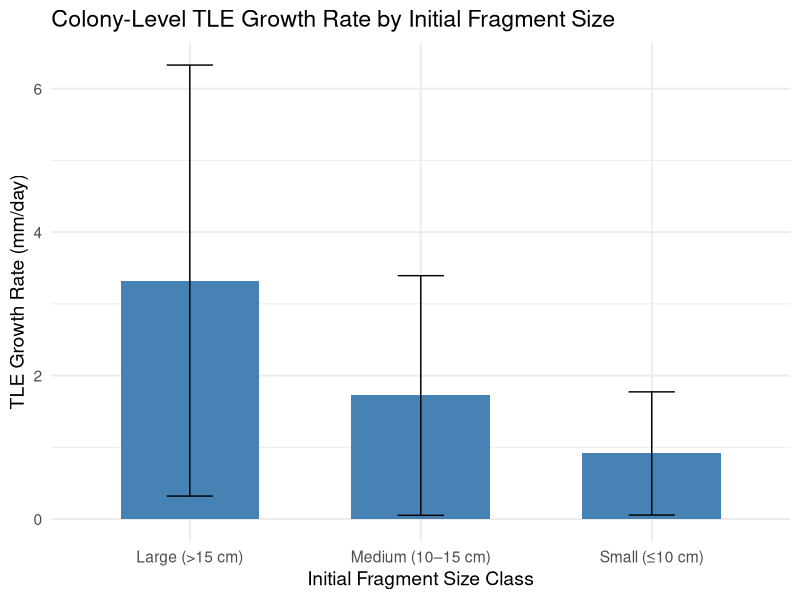

Write the R code that produced this figure.
# Load libraries
library(dplyr)
library(readr)
library(ggplot2)

# Read and clean data
TLEdata <- read_csv("data2/Lirman2014TLE.csv")
names(TLEdata) <- gsub(" ", "_", names(TLEdata))

# Filter and clean numeric columns
nursery_data <- TLEdata %>%
  filter(TYPE == "NURSERY") %>%
  mutate(
    TLE1cm = as.numeric(TLE1cm),
    TLE2cm = as.numeric(TLE2cm),
    NBranches_1 = as.numeric(NBranches_1),
    NBranches2 = as.numeric(NBranches2)
  ) %>%
  filter(!is.na(TLE1cm), !is.na(TLE2cm))

# Assign initial size class
nursery_data <- nursery_data %>%
  mutate(
    size_class = case_when(
      TLE1cm <= 10 ~ "Small (≤10 cm)",
      TLE1cm > 10 & TLE1cm <= 15 ~ "Medium (10–15 cm)",
      TLE1cm > 15 ~ "Large (>15 cm)"
    )
  )

# Calculate non-normalized TLE growth (colony-level)
nursery_data <- nursery_data %>%
  mutate(
    TLE1_total_mm = TLE1cm * 10,
    TLE2_total_mm = TLE2cm * 10,
    TLE_growth_mm_day = (TLE2_total_mm - TLE1_total_mm) / 365
  )

# Calculate branch-normalized LE rate (only for rows with branch data)
nursery_data <- nursery_data %>%
  mutate(
    TLE1_per_branch_mm = (TLE1cm * 10) / NBranches_1,
    TLE2_per_branch_mm = (TLE2cm * 10) / NBranches2,
    LE_rate_mm_day = (TLE2_per_branch_mm - TLE1_per_branch_mm) / 365
  )

# Summarize both growth metrics by size class
growth_summary <- nursery_data %>%
  group_by(size_class) %>%
  summarise(
    n = n(),
    mean_TLE_mm_day = mean(TLE_growth_mm_day, na.rm = TRUE),
    sd_TLE_mm_day = sd(TLE_growth_mm_day, na.rm = TRUE),
    mean_LE_mm_day = mean(LE_rate_mm_day, na.rm = TRUE),
    sd_LE_mm_day = sd(LE_rate_mm_day, na.rm = TRUE)
  )

# View summary table
print(growth_summary)

# Optional: Plot colony-level TLE growth rate by size class
ggplot(growth_summary, aes(x = size_class, y = mean_TLE_mm_day)) +
  geom_col(fill = "steelblue", width = 0.6) +
  geom_errorbar(aes(ymin = mean_TLE_mm_day - sd_TLE_mm_day,
                    ymax = mean_TLE_mm_day + sd_TLE_mm_day),
                width = 0.2) +
  labs(
    title = "Colony-Level TLE Growth Rate by Initial Fragment Size",
    x = "Initial Fragment Size Class",
    y = "TLE Growth Rate (mm/day)"
  ) +
  theme_minimal(base_size = 14)
